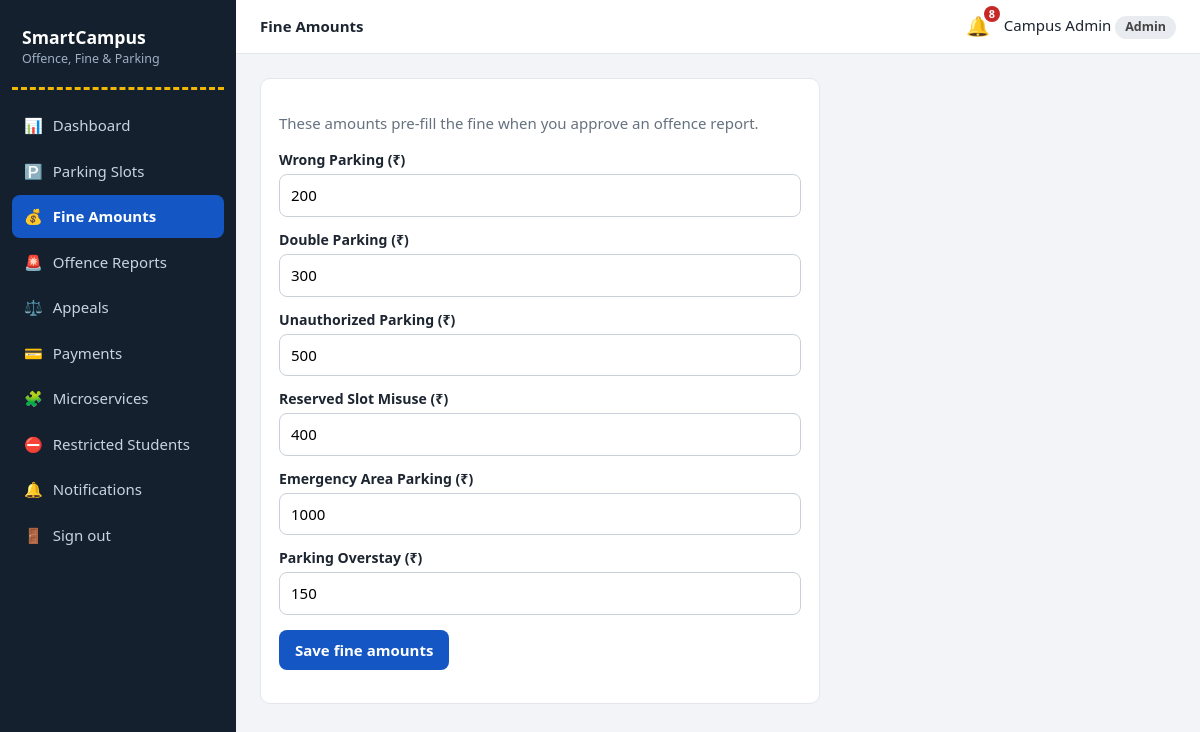
The page /admin/rates (signed in) on the database its author committed.
### models.py (models this page shows, shortened)
class AuthMixin(UserMixin):
    """Shared login helpers for Student, Guard and Admin."""

class Admin(AuthMixin, db.Model):
    __tablename__ = "admins"
    role = "admin"
    id = db.Column(db.Integer, primary_key=True)
    name = db.Column(db.String(80), nullable=False)
    email = db.Column(db.String(120), unique=True, nullable=False)
    password_hash = db.Column(db.String(255), nullable=False)

class FineRate(db.Model):
    __tablename__ = "fine_rates"
    id = db.Column(db.Integer, primary_key=True)
    offence_type = db.Column(db.String(40), unique=True, nullable=False)
    amount = db.Column(db.Float, nullable=False)

### app.py (the view, shortened to what this page needs)
@app.route("/admin/rates", methods=["GET", "POST"])
@role_required("admin")
def admin_rates():
    rates = {r.offence_type: r.amount for r in FineRate.query.all()}
    return render_template("admin/rates.html", types=OFFENCE_TYPES, rates=rates)

### app.py (called while the page is built)
@login_manager.user_loader
def load_user(uid):
    role, _, num = uid.partition("-")
    model = ROLE_MODELS.get(role)
    return db.session.get(model, int(num)) if model and num.isdigit() else None

def role_required(role):
    def deco(f):
        @wraps(f)
        def wrapper(*a, **k):
            if not current_user.is_authenticated:
                return login_manager.unauthorized()
            if current_user.role != role:
                abort(403)
            return f(*a, **k)
        return wrapper
    return deco

@app.context_processor
def inject_globals():
    unread = 0
    if current_user.is_authenticated:
        unread = Notification.query.filter_by(
            role=current_user.role, user_id=current_user.id, is_read=False).count()
    return dict(unread=unread, today=date.today())

### templates/admin/rates.html
{% extends 'base.html' %}
{% block heading %}Fine Amounts{% endblock %}
{% block content %}
<div class="card" style="max-width:560px"><p class="muted">These amounts pre-fill the fine when you approve an offence report.</p>
<form method="post">{% for t in types %}<label class="f">{{ t }} (₹)</label><input type="number" min="0" step="1" name="{{ t }}" value="{{ '%.0f'|format(rates[t]) }}" required>{% endfor %}
<p><button class="btn">Save fine amounts</button></p></form></div>
{% endblock %}

### templates/base.html (shortened to what this page needs)
{% from '_macros.html' import flashes %}
<!doctype html>
<html lang="en"><head>
<link rel="stylesheet" href="{{ url_for('static', filename='css/style.css') }}">
</head><body>
{% if current_user.is_authenticated %}
<div class="layout">
  <aside class="sidebar">
    <div class="brand">SmartCampus<small>Offence, Fine &amp; Parking</small></div>
    <nav>
      {% for ep, label, icon in menus[current_user.role] %}
        <a href="{{ url_for(ep) }}" class="{{ 'active' if request.endpoint == ep }}"><span>{{ icon }}</span>{{ label }}</a>
      {% endfor %}
      <a href="{{ url_for('logout') }}"><span>🚪</span>Sign out</a>
    </nav>
  </aside>
  <div class="main">
    <header class="topbar">
      <strong>{% block heading %}{% endblock %}</strong>
      <a class="bell" href="{{ url_for('notifications') }}" title="Notifications">🔔{% if unread %}<b>{{ unread }}</b>{% endif %}</a>
      <span>{{ current_user.name }} <span class="badge">{{ current_user.role|capitalize }}</span></span>
    </header>
    <main class="content">
      {% block content %}{% endblock %}
    </main>
  </div>
</div>
{% else %}
  {{ flashes() }}
  {% block public %}{% endblock %}
{% endif %}
</body></html>

### static/css/style.css (style rules this page uses)
:root { --asphalt:#14202e;--asphalt2:#1d2d40;--sign:#1457c4;--sign-dk:#0f43a0;--line:#f2b705;--bg:#f2f4f7;--card:#fff;--ink:#1c2530;--muted:#66717f;--bd:#e3e7ec;--ok:#15803d;--warn:#b45309;--bad:#c62828;--info:#0e7490;--r:10px }
* { box-sizing:border-box }
body { margin:0;font-family:"Segoe UI",system-ui,-apple-system,Roboto,Arial,sans-serif;background:var(--bg);color:var(--ink);line-height:1.5;font-size:15px }
a { color:var(--sign);text-decoration:none }
.muted { color:var(--muted) }
.layout { display:flex;min-height:100vh }
.sidebar { width:236px;background:var(--asphalt);color:#d7dee8;padding:18px 12px;position:fixed;top:0;bottom:0;left:0;overflow:auto;z-index:30;transition:transform .25s }
.brand { font-weight:700;font-size:1.1rem;color:#fff;padding:6px 10px 18px;border-bottom:3px dashed var(--line);margin-bottom:14px }
.brand small { display:block;font-weight:400;font-size:.78rem;color:#9fb0c4 }
.sidebar nav a { display:flex;gap:10px;align-items:center;color:#c9d4e2;padding:10px 12px;border-radius:8px;margin-bottom:3px }
.sidebar nav a.active { background:var(--sign);color:#fff;font-weight:600 }
.main { margin-left:236px;flex:1;min-width:0 }
.topbar { background:#fff;border-bottom:1px solid var(--bd);display:flex;align-items:center;gap:14px;padding:12px 24px;position:sticky;top:0;z-index:10 }
.bell { position:relative;font-size:1.2rem }
.bell b { position:absolute;top:-6px;right:-10px;background:var(--bad);color:#fff;border-radius:10px;font-size:.68rem;padding:0 5px }
.content { padding:24px;max-width:1200px }
.card { background:var(--card);border:1px solid var(--bd);border-radius:var(--r);padding:18px;overflow-x:auto }
.badge { display:inline-block;padding:2px 10px;border-radius:20px;font-size:.78rem;font-weight:600;background:#e8ebef;color:#444 }
.btn { display:inline-block;border:0;border-radius:8px;padding:9px 16px;background:var(--sign);color:#fff;font:inherit;font-weight:600;cursor:pointer }
label.f { display:block;font-weight:600;font-size:.88rem;margin:12px 0 4px }
input[type=text],input[type=email],input[type=password],input[type=date],input[type=time],input[type=number],select,textarea { width:100%;padding:9px 11px;border:1px solid #c9d0d9;border-radius:8px;font:inherit;background:#fff }

### rows shown on the page
Admin: name "Campus Admin"
FineRate: offence_type "Wrong Parking", amount "200"
FineRate: offence_type "Double Parking", amount "300"
FineRate: offence_type "Unauthorized Parking", amount "500"
FineRate: offence_type "Reserved Slot Misuse", amount "400"
FineRate: offence_type "Emergency Area Parking", amount "1000"
FineRate: offence_type "Parking Overstay", amount "150"

### other values the page prints
{{ icon }} "📊" "🅿️" "💰" "🚨" "⚖️" "💳" "🧩" "⛔" "🔔"
{{ label }} "Dashboard" "Parking Slots" "Fine Amounts" "Offence Reports" "Appeals" "Payments" "Microservices" "Restricted Students" "Notifications"
{{ unread }} "8"
{{ current_user.role|capitalize }} "Admin"
